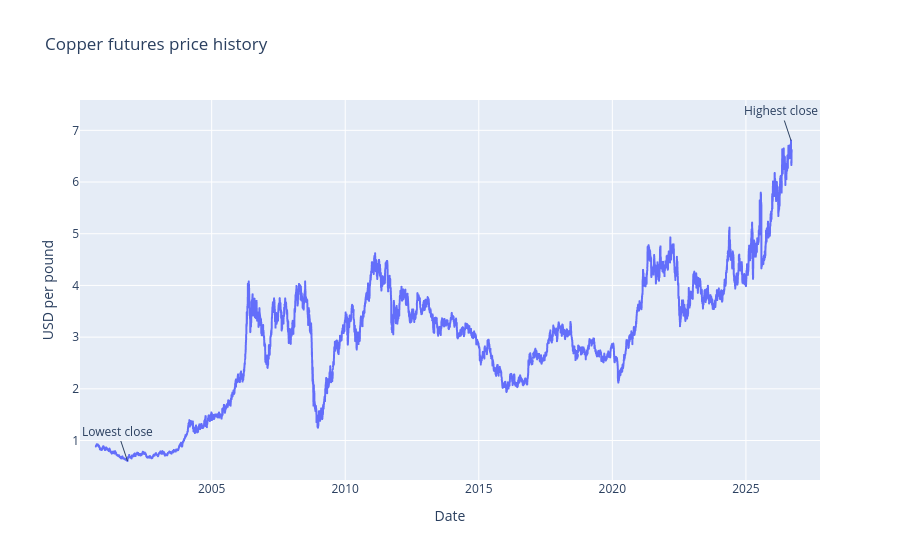
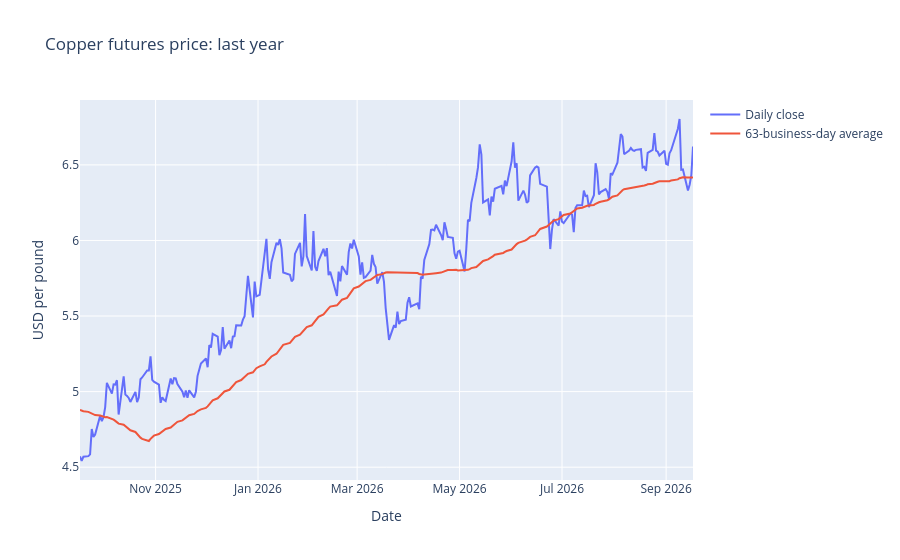

The code cell stored with these charts, in order, in its notebook:
### Markdown cell above
## 6. Visualize Copper Price History

The full chart provides long-run context. The recent chart uses a 63-business-day rolling average, which smooths small day-to-day changes and makes the recent direction easier to see. The labels mark the highest and lowest daily closes in the downloaded history.

### Code cell
copper["rolling_mean_63b"] = copper["price_usd_per_lb"].rolling(63).mean()
high_date = copper["price_usd_per_lb"].idxmax()
low_date = copper["price_usd_per_lb"].idxmin()

full_history = px.line(
    copper.reset_index(),
    x="timestamp",
    y="price_usd_per_lb",
    title="Copper futures price history",
    labels={"timestamp": "Date", "price_usd_per_lb": "USD per pound"},
)
full_history.add_annotation(
    x=high_date,
    y=copper.loc[high_date, "price_usd_per_lb"],
    text="Highest close",
    showarrow=True,
)
full_history.add_annotation(
    x=low_date,
    y=copper.loc[low_date, "price_usd_per_lb"],
    text="Lowest close",
    showarrow=True,
)
full_history.show()

recent_start = copper.index.max() - pd.DateOffset(years=1)
recent_copper = copper.loc[recent_start:].reset_index()
recent_history = go.Figure()
recent_history.add_trace(go.Scatter(
    x=recent_copper["timestamp"],
    y=recent_copper["price_usd_per_lb"],
    name="Daily close",
))
recent_history.add_trace(go.Scatter(
    x=recent_copper["timestamp"],
    y=recent_copper["rolling_mean_63b"],
    name="63-business-day average",
))
recent_history.update_layout(
    title="Copper futures price: last year",
    xaxis_title="Date",
    yaxis_title="USD per pound",
)
recent_history.show()

### Figure 1 — Plotly figure (JSON) as saved in the notebook; plotly's stock layout.template omitted (floating-point values rounded to 4 significant figures; data arrays with more than 128 entries replaced by an {"elided": "..."} marker saying what was removed)
{"data": [{"hovertemplate": "Date=%{x}<br>USD per pound=%{y}<extra></extra>", "legendgroup": "", "line": {"color": "#636efa", "dash": "solid"}, "marker": {"symbol": "circle"}, "mode": "lines", "name": "", "showlegend": false, "type": "scattergl", "x": {"elided": "6541 str values"}, "xaxis": "x", "y": {"elided": "6541 float values"}, "yaxis": "y"}], "layout": {"annotations": [{"showarrow": true, "text": "Highest close", "x": "2026-09-09T00:00:00", "y": 6.804}, {"showarrow": true, "text": "Lowest close", "x": "2001-11-07T00:00:00", "y": 0.604}], "legend": {"tracegroupgap": 0}, "title": {"text": "Copper futures price history"}, "xaxis": {"anchor": "y", "domain": [0, 1], "title": {"text": "Date"}}, "yaxis": {"anchor": "x", "domain": [0, 1], "title": {"text": "USD per pound"}}}}

### Figure 2 — Plotly figure (JSON) as saved in the notebook; plotly's stock layout.template omitted (floating-point values rounded to 4 significant figures; data arrays with more than 128 entries replaced by an {"elided": "..."} marker saying what was removed)
{"data": [{"name": "Daily close", "type": "scatter", "x": {"elided": "252 str values"}, "y": {"elided": "252 float values"}}, {"name": "63-business-day average", "type": "scatter", "x": {"elided": "252 str values"}, "y": {"elided": "252 float values"}}], "layout": {"title": {"text": "Copper futures price: last year"}, "xaxis": {"title": {"text": "Date"}}, "yaxis": {"title": {"text": "USD per pound"}}}}
